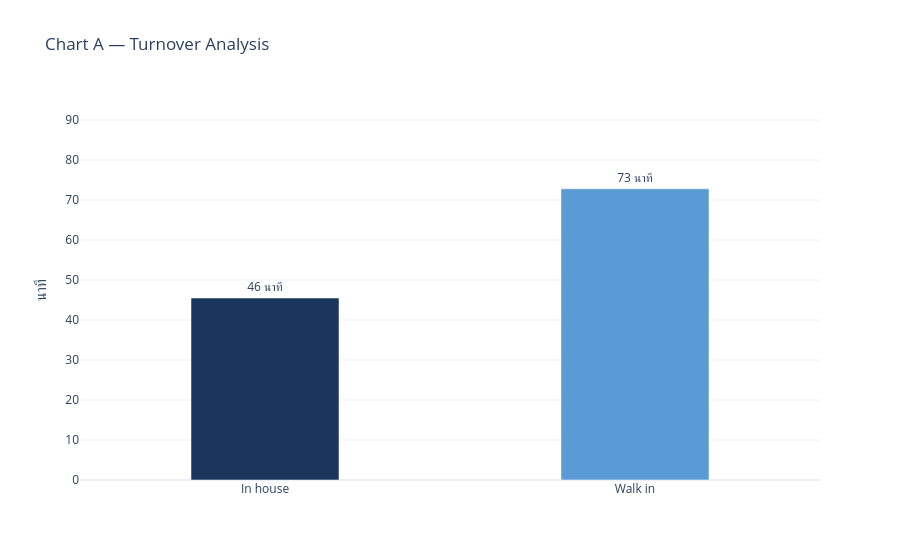

The code cell stored with this chart in its notebook:
### Code cell
fig = go.Figure(go.Bar(
    x=dur_avg['Guest_type'],
    y=dur_avg['avg_dur'],
    marker_color=[C_INHOUSE, C_WALKIN],
    text=dur_avg['avg_dur'].apply(lambda v: f'{v:.0f} นาที'),
    textposition='outside',
    width=0.4,
))

fig.update_layout(
    title='Chart A — Turnover Analysis',
    yaxis_title='นาที',
    yaxis_range=[0, 95],
    template=TEMPLATE,
    showlegend=False,
)
fig.show()

### Figure 1 — Plotly figure (JSON) as saved in the notebook; plotly's stock layout.template omitted (floating-point values rounded to 4 significant figures)
{"data": [{"marker": {"color": ["#1B365D", "#5B9BD5"]}, "text": ["46 นาที", "73 นาที"], "textposition": "outside", "type": "bar", "width": 0.4, "x": ["In house", "Walk in"], "y": [45.5, 72.8]}], "layout": {"showlegend": false, "title": {"text": "Chart A — Turnover Analysis"}, "yaxis": {"range": [0, 95], "title": {"text": "นาที"}}}}
